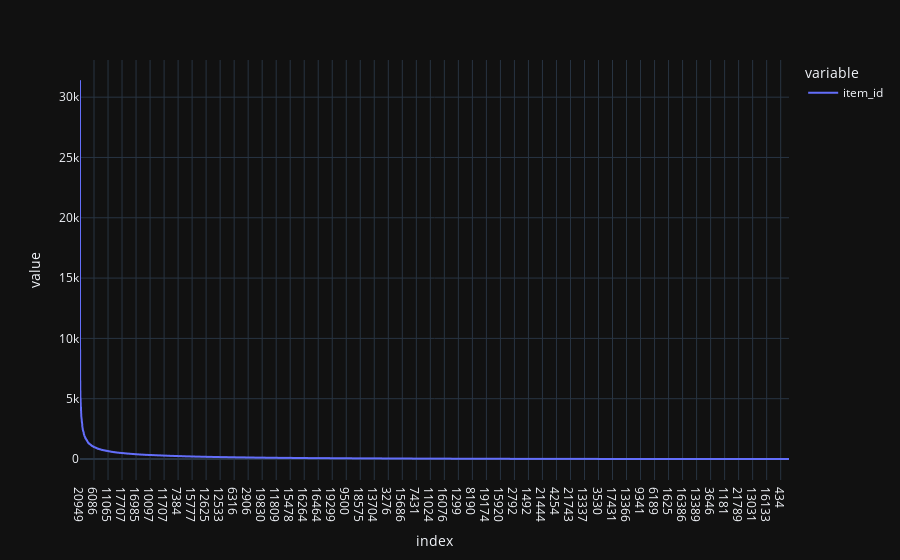

Notebook code for this chart:
### Code cell
px.line(sales.item_id.value_counts()).update_xaxes(type='category')

### Figure 1 — Plotly figure (JSON) as saved in the notebook; plotly's stock layout.template omitted (floating-point values rounded to 4 significant figures; data arrays with more than 128 entries replaced by an {"elided": "..."} marker saying what was removed)
{"data": [{"hovertemplate": "variable=item_id<br>index=%{x}<br>value=%{y}<extra></extra>", "legendgroup": "item_id", "line": {"color": "#636efa", "dash": "solid"}, "mode": "lines", "name": "item_id", "showlegend": true, "type": "scattergl", "x": {"elided": "21807 int values"}, "xaxis": "x", "y": {"elided": "21807 int values"}, "yaxis": "y"}], "layout": {"legend": {"title": {"text": "variable"}, "tracegroupgap": 0}, "margin": {"t": 60}, "xaxis": {"anchor": "y", "domain": [0, 1], "title": {"text": "index"}, "type": "category"}, "yaxis": {"anchor": "x", "domain": [0, 1], "title": {"text": "value"}}}}
